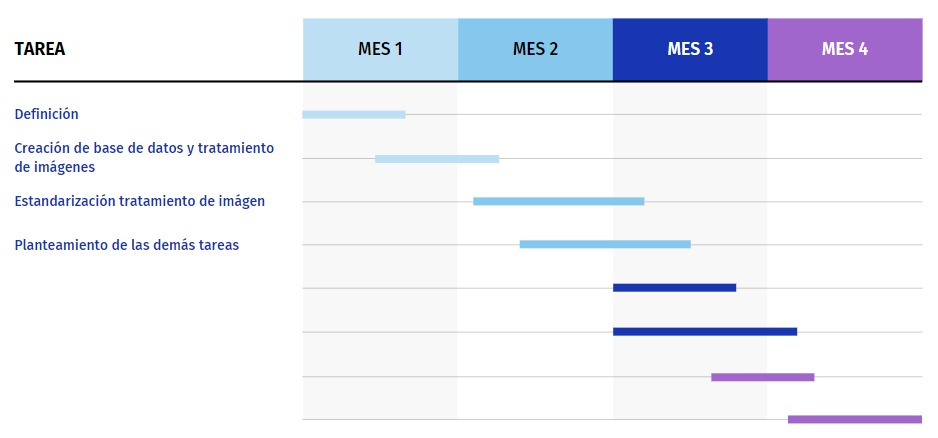
#> input picture Imagenes/WhatsApp Image 2021-11-24 at 9.40.17 PM.jpeg, 938 x 438 px
$ python -i preproces.py   (imports and definitions only)
#> lines starting #> are read from the running program, lines starting #| are printed output that depends on the picture; after the words box and inside, x2 and y2 are one past the last pixel; in counts of white or black regions, pixels touching at a corner belong together
import cv2
import numpy as np
import matplotlib.pyplot as plt
def gaussian(img):
    img = cv2.medianBlur(img,7)
    th2 = cv2.adaptiveThreshold(img,255,cv2.ADAPTIVE_THRESH_GAUSSIAN_C,\
            cv2.THRESH_BINARY,11,2)
    return th2

#Funcion para calcular W y H
def area(box):
    x = box[0,1]
    y = box[0,0]
    dx1 = box[0,1]-box[3,1]
    dy1 = box[0,0]-box[3,0]
    dx2 = box[0,1]-box[1,1]
    dy2 = box[0,0]-box[1,0]
    w   = (dx1**2+dy1**2)**(1/2)
    h   = (dx2**2+dy2**2)**(1/2)
    return x,y,w,h


# [6 lines left out: function plotimg, not called in this run]

def contornos(frame):

    # Convert image to gray and blur it

    src_gray = cv2.cvtColor(frame, cv2.COLOR_BGR2GRAY)
    #src_color = cv2.cvtColor(frame, cv2.COLOR_BGR2RGB )
    src_color = frame
    src_filter = gaussian(src_gray)

    #Closing
    kernel = np.ones((3,3),np.uint8)
    element = cv2.getStructuringElement(cv2.MORPH_CROSS, (3,3))
    closing = cv2.morphologyEx(src_filter, cv2.MORPH_CLOSE, kernel, iterations = 1)

    #Binary Treshold

    ret,thresh1 = cv2.threshold(closing,190,255,cv2.THRESH_BINARY)
    for i in range(len(thresh1)):
        for j in range(5):
            thresh1[i,j] = 255
    for i in range(-1,-9,-1):
        for j in range(len(thresh1)):
            thresh1[i,j] = 255

    #erode
    element = cv2.getStructuringElement(cv2.MORPH_CROSS, (3,3))
    kernel = np.ones((3,3),np.uint8)
    erosion = cv2.erode(thresh1,kernel,iterations = 1)

    img_copy = thresh1.copy()

    # Encuentra los contornos
    contours, hierarchy = cv2.findContours(erosion, cv2.RETR_TREE, cv2.CHAIN_APPROX_NONE)

    outer_contours = []
    #src_color = cv2.cvtColor(frame, cv2.COLOR_BGR2RGB )
    src_color = frame
    color_copy = src_color.copy()

    # Seleccionar solo los contornos que no tienen padres por nivel de jerarquia
    for i in range(len(hierarchy[0])):
        if hierarchy[0,i,3] < 1:
         outer_contours.append(contours[i])
        else:
         continue
    rects = []
    h_max = 0
    w_max = 0

    for i in range(len(outer_contours)):

        # Obtengo el centro del contorno, largo y alto, y ángulo
        rect = cv2.minAreaRect(outer_contours[i])
        # obtengo representación en puntos
        box = cv2.boxPoints(rect)
        box = np.int0(box)

        x ,y ,w, h = area(box)

        # Selecciona los contornos que cumplen ciertas condiciones
        if (w*h >= src_color.shape[0]*src_color.shape[1]) or w*h < 290 or w*h > 200000:
            continue
        else:
            #Dibuja los contornos de los elementos encontrados
            cv2.drawContours(src_color,[box],0,(0,0,255),2)
            rect = cv2.minAreaRect(outer_contours[i])
            rects.append(rect)

    return src_color, rects

# [53 lines left out: functions colorear, recortes, not called in this run]


>>> import cv2
>>> picture = cv2.imread('../Imagenes/WhatsApp Image 2021-11-24 at 9.40.17 PM.jpeg')
#> picture is the input picture: shape (438, 938, 3); mean B, G, R 245.6, 237.1, 234.8
>>> result = contornos(picture)
#> in contornos, `src_gray = cv2.cvtColor(frame, cv2.COLOR_BGR2GRAY)`:
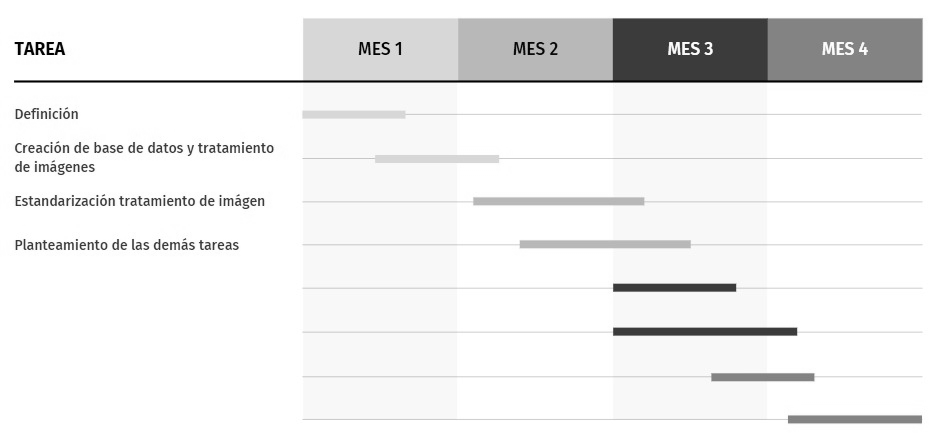
#> src_gray: shape (438, 938); min 0, max 255, mean 237.4
#> in gaussian, `img = cv2.medianBlur(img,7)`:
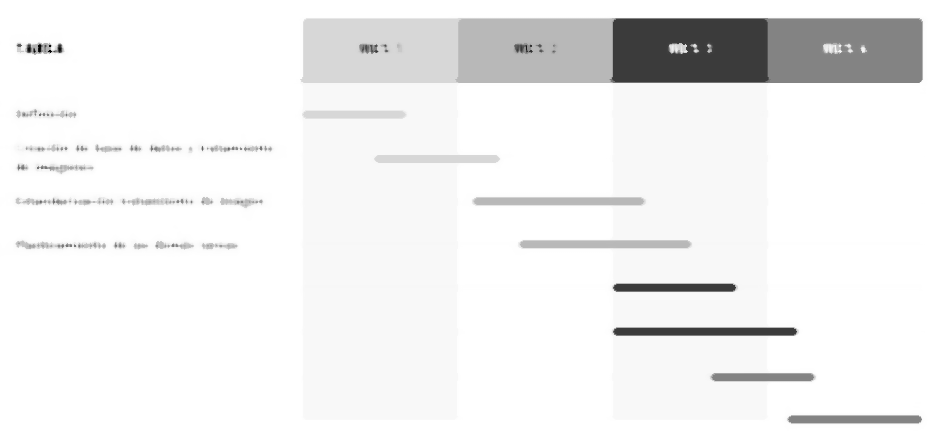
#> img: shape (438, 938); min 4, max 255, mean 239.7
#> in gaussian, `th2 = cv2.adaptiveThreshold(img,255,cv2.ADAPTIVE_THRESH_GAUSSIAN_C,\ c..`:
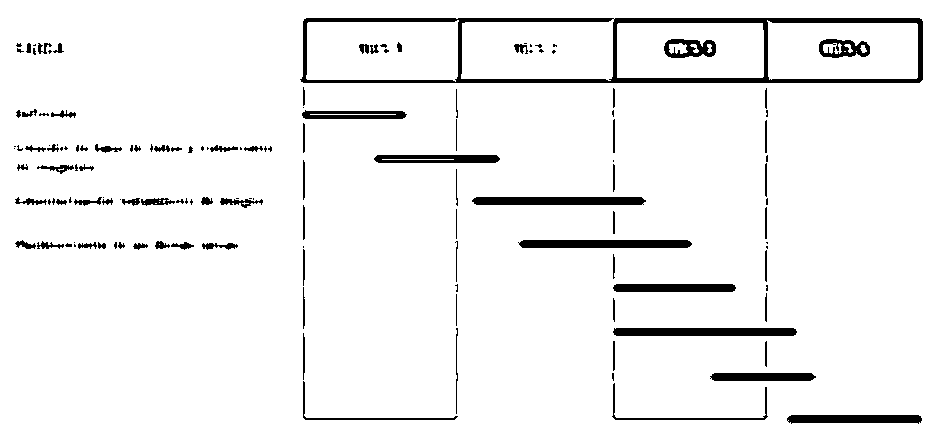
#> th2: shape (438, 938); 94.6% white; 139 black regions (55 under 20 px), largest, box (x1, y1, x2, y2) and area: (300, 18, 923, 83) 6419, (613, 328, 797, 336) 1453, (472, 197, 646, 205) 1360
#> in contornos, `closing = cv2.morphologyEx(src_filter, cv2.MORPH_CLOSE, kernel, iterat..`:
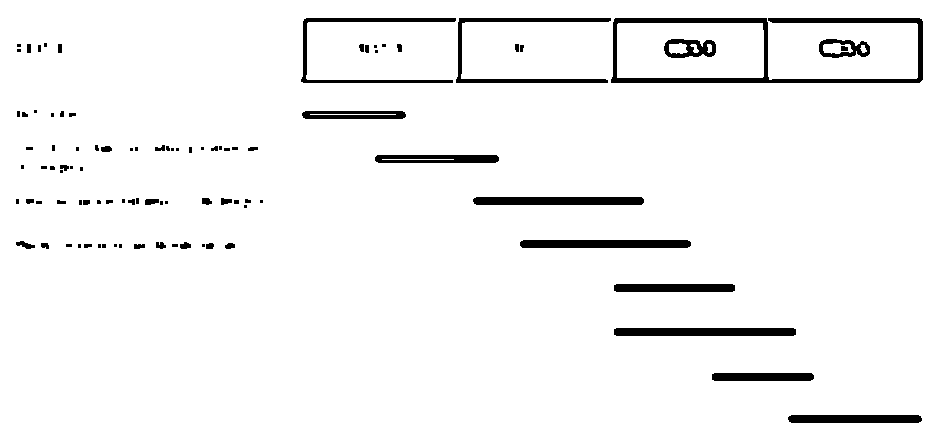
#> closing: shape (438, 938); 95.6% white; 95 black regions (45 under 20 px), largest, box (x1, y1, x2, y2) and area: (611, 18, 923, 83) 3659, (614, 328, 796, 336) 1448, (456, 18, 611, 83) 1440
#> in contornos, `erosion = cv2.erode(thresh1,kernel,iterations = 1)`:
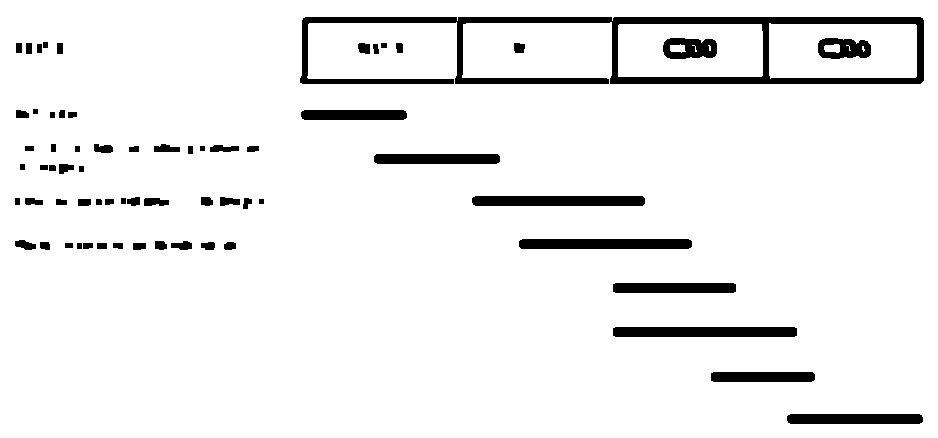
#> erosion: shape (438, 938); 93.7% white; 66 black regions
#> in contornos, `contours, hierarchy = cv2.findContours(erosion, cv2.RETR_TREE, cv2.CHA..`: contours = 75 contours, 4 with area under 20; largest, box (x1, y1, x2, y2) and area: (0, 0, 938, 438) 409469, (299, 16, 925, 85) 26214, (769, 23, 917, 79) 7790, (618, 24, 763, 77) 7480, (612, 326, 798, 338) 2023
#> the loop in contornos, `for i in range(len(hierarchy[0])):` made 75 passes
#> after the loop in contornos, `for i in range(len(hierarchy[0])):`: outer_contours = 65 contours; largest, box (x1, y1, x2, y2) and area: (0, 0, 938, 438) 409469, (299, 16, 925, 85) 26214, (612, 326, 798, 338) 2023, (518, 238, 693, 250) 1893, (471, 195, 646, 207) 1893
#> the loop in contornos, `for i in range(len(outer_contours)):` made 65 passes
#> (box, x, y, dx1 in area, dy1 in area, dx2 in area, dy2 in area) on passes 1 to 6: ([[937, 436], [0, 436], [0, 0], [937, 0]], 436, 937, 436, 0, 0, 937), ([[923, 424], [786, 424], [786, 413], [923, 413]], 424, 923, 11, 0, 0, 137), ([[815, 382], [710, 382], [710, 371], [815, 371]], 382, 815, 11, 0, 0, 105), ([[797, 337], [612, 337], [612, 326], [797, 326]], 337, 797, 11, 0, 0, 185), ([[736, 293], [612, 293], [612, 282], [736, 282]], 293, 736, 11, 0, 0, 124), ([[146, 250], [132, 250], [132, 242], [146, 242]], 250, 146, 8, 0, 0, 14)
#> after the loop in contornos, `for i in range(len(outer_contours)):`:
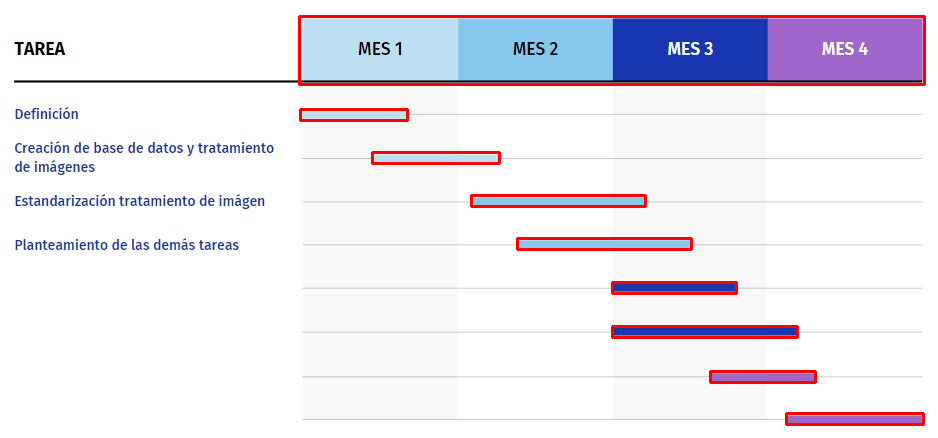
#> src_color: shape (438, 938, 3); 2.79% of pixels changed, all inside (x1, y1, x2, y2) = (298, 15, 926, 426)
